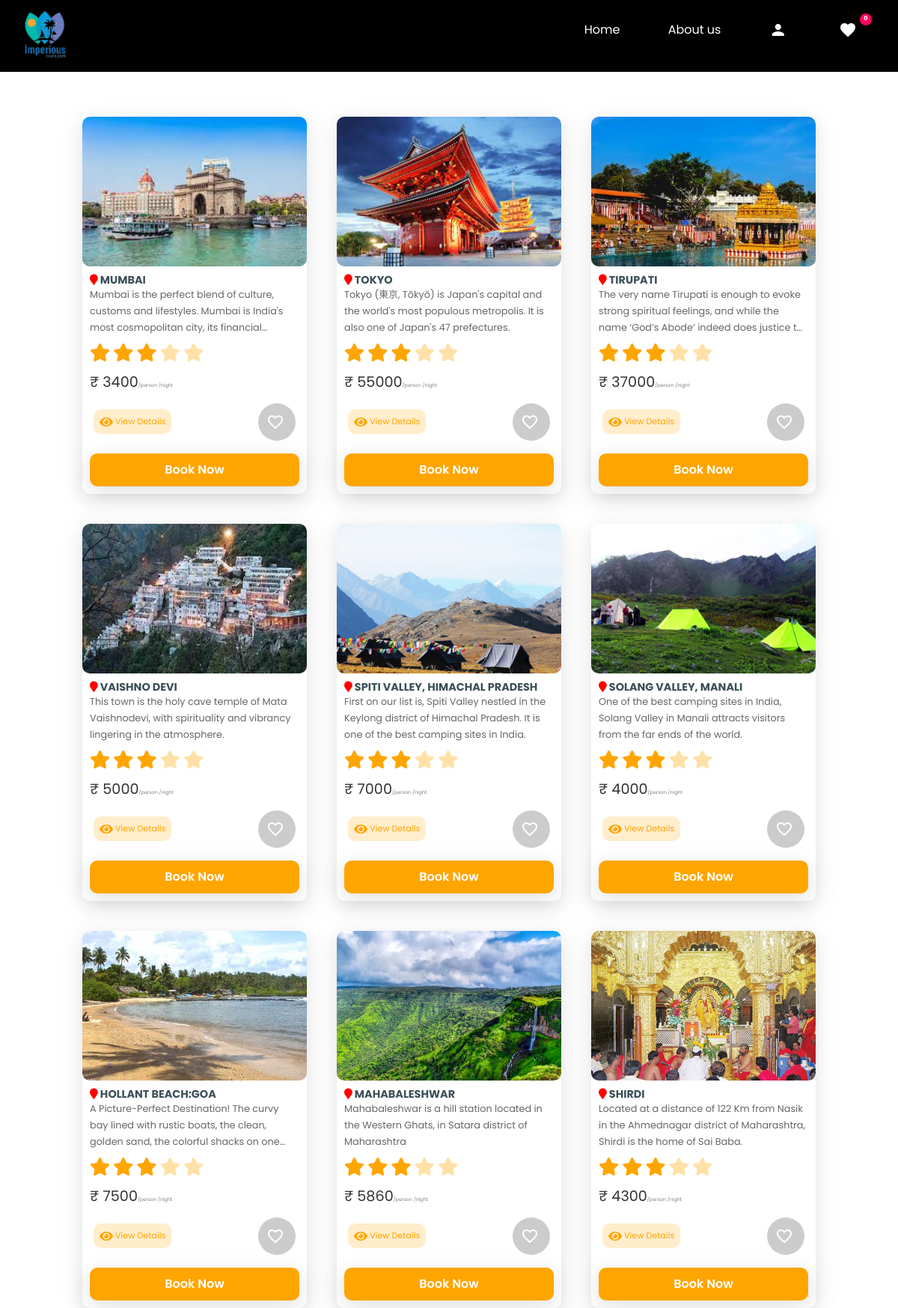
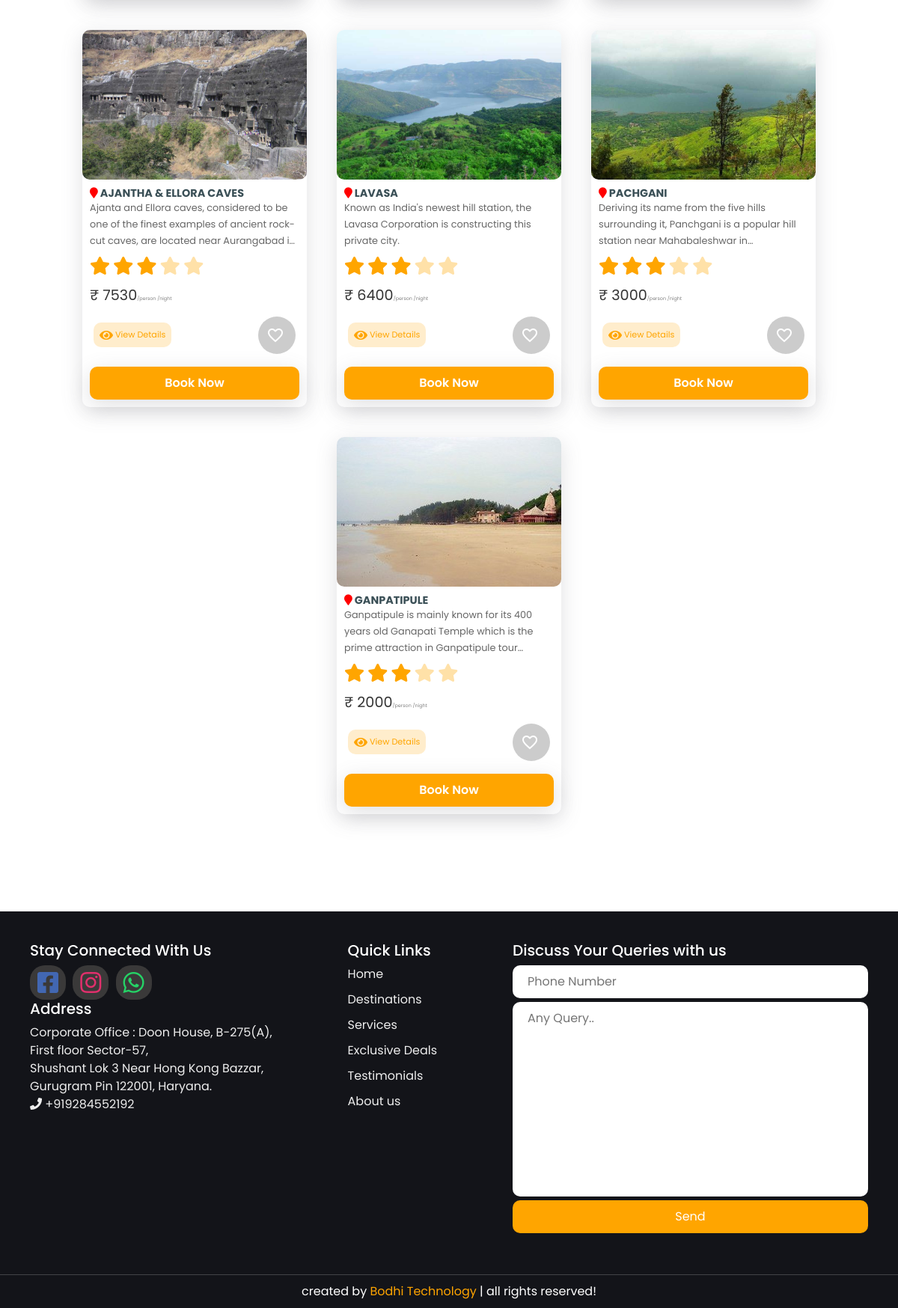
/templates/viewmore, run on the app's committed database (2 pictures, top to bottom).
### tables this page shows
CREATE TABLE `package` (
  `id` int(11) NOT NULL,
  `packageName` varchar(255) NOT NULL,
  `packageDesc` varchar(255) NOT NULL,
  `packagePrice` int(11) NOT NULL,
  `discount` float NOT NULL,
  `disType` varchar(10) NOT NULL,
  `packageType` int(11) NOT NULL,
  `packagePhoto` varchar(255) NOT NULL
);

### templates/include/functions.inc.php (called while the page is built, shortened)
    <?php
function getFavourites(){
    $fav_array=array();
return $fav_array;
}
?>

### templates/viewmore.php (the view, shortened to what this page needs)
<?php
  include 'user_header.php';
?>
<section class="packages mt-3" id="packages">
   <div class="box-container mt-5">
            <?php
            $packages=mysqli_query($con,"select * from package");
             if(mysqli_num_rows($packages)>0){
               while ($pckgRow=mysqli_fetch_assoc($packages)) {
                ?>
          <div class="box">
             <img src="<?php echo SITE_PACKAGE_IMAGE.$pckgRow['packagePhoto'];  ?>" alt="">
              <div class="content">
                  <h4><i id="map" class="fa fa-map-marker"></i> <?php  echo $pckgRow['packageName']; ?> </h4>
                  <p><?php  echo $pckgRow['packageDesc']; ?></p>
                  <div class="stars">
                      <i class="fa fa-star checked"></i>
                      <i class="fa fa-star checked"></i>
                      <i class="fa fa-star checked"></i>
                      <i class="fa fa-star "></i>
                      <i class="fa fa-star "></i>
                  </div>
                  <div class="price">&#8377; <?php  echo $pckgRow['packagePrice']; ?><span style="font-size: .4rem;color:gray;">/person /night</span></div>
                  <div class="view-like">
                    <a class="view-details" href="<?php echo SITE_PATH.'templates/'; ?>viewDetails/<?php echo $pckgRow['id'];  ?>"><i class="fa fa-eye"></i> View Details</a>
                    <div class="like-wrapper">
                      <a href="javascript:void(0);" class="like-button <?php
                        $active='add';
                        ?>" onclick="manageFav('<?php echo $pckgRow['id']; ?>','<?php echo $active; ?>')" >
                        <i class="material-icons not-liked bouncy">favorite_border</i>
                      </a>
                  </div>
                  </div>
                  <?php
                      if(isset($_SESSION['CURRENT_USER_ID'])){
                  ?>
                  <a href="<?php echo SITE_PATH.'templates/'; ?>bookTour/<?php echo $pckgRow['id'];  ?>"><button class="book-btn">Book Now</button></a>
                      <?php
                    }
                    else{
                      ?>
                       <a href="<?php echo SITE_PATH.'templates/'; ?>login"><button class="book-btn">Book Now</button></a>
                      <?php
                    }
                  ?>
              </div>
          </div>
          <?php
                }
              }
                ?>
</section>
<?php
  include 'user_footer.php';
?>

### templates/user_header.php (shortened to what this page needs)
<?php
include 'include/functions.inc.php';
$favArray=getFavourites();
$fav_count=count($favArray);
?>
<!DOCTYPE html PUBLIC "-//W3C//DTD HTML 4.01 Transitional//EN" "http://www.w3.org/TR/html4/loose.dtd">
<html lang="en">
<head>
    <link rel="stylesheet" href="<?php echo SITE_PATH; ?>asset/css_user/home-css.css"/>
<link rel="stylesheet" href="https://cdnjs.cloudflare.com/ajax/libs/font-awesome/4.7.0/css/font-awesome.min.css">
<link rel="stylesheet" href="https://cdnjs.cloudflare.com/ajax/libs/normalize/5.0.0/normalize.min.css">
<link rel='stylesheet' href='https://cdnjs.cloudflare.com/ajax/libs/Swiper/4.3.3/css/swiper.css'>
<link rel="stylesheet" href="<?php echo SITE_PATH; ?>asset/css_user/style.css">
 <link rel="stylesheet" href="<?php echo SITE_PATH; ?>asset/css_user/destination-details-css.css"/>
    <link rel="stylesheet" href="..\asset\css_user\home-css.css"/>
<link rel="stylesheet" href="https://cdnjs.cloudflare.com/ajax/libs/font-awesome/4.7.0/css/font-awesome.min.css">
<link rel="stylesheet" href="https://unpkg.com/aos@next/dist/aos.css" />
<link rel="stylesheet" href="https://cdnjs.cloudflare.com/ajax/libs/font-awesome/4.7.0/css/font-awesome.min.css">
<link rel="stylesheet" href="<?php echo SITE_PATH; ?>asset/bootstrap.min.css">
    <link rel="stylesheet" href="https://unpkg.com/swiper/swiper-bundle.min.css" />
    <link rel="stylesheet" href="https://cdnjs.cloudflare.com/ajax/libs/font-awesome/5.15.3/css/all.min.css">
<link rel='stylesheet' href='https://cdnjs.cloudflare.com/ajax/libs/OwlCarousel2/2.1.1/assets/owl.carousel.min.css'>
<link rel='stylesheet' href='https://themes.audemedia.com/html/goodgrowth/css/owl.theme.default.min.css'>
<link rel="stylesheet" href="<?php echo SITE_PATH; ?>asset\css_user\home-css.css">
</head>
<body>
  <nav class="navbar">
    <div class="logo">
        <img src="<?php echo SITE_PATH; ?>asset/logo/apple-touch-icon.png">
    </div>
    <ul class="nav-menu">
        <li class="nav-item"><a href="<?php echo SITE_PATH; ?>">Home</a></li>
        <li class="nav-item"><a href="#about">About us</a></li>
        <li class="nav-item"><a href="<?php if(isset($_SESSION['CURRENT_USER_ID'])){
            echo SITE_PATH."templates/user_panel/profile";
        }else{
            echo SITE_PATH."templates/login";
        } ?>">
        <?php if(isset($_SESSION['CURRENT_USER_ID']))
              { ?>Hi, <?php echo getCurrentUserName(); }
              else{
                ?>
        <i class="material-icons">person</i>
                <?php
              }
        ?>
        </a></li>
        <li class="nav-item" style="position: relative;"><a href="<?php echo SITE_PATH; ?>templates/favourites"> <i class="material-icons is-liked bouncy">favorite</i></a> <span id="favItems" class="count"><?php echo $fav_count; ?></li>
    </ul>
</nav>

### templates/user_footer.php (shortened to what this page needs)
<footer class="footer">
  <div class="box-container">
    <div class="box">
      <h5>Stay Connected With Us</h5>
      <?php
        $adminSocial=mysqli_fetch_assoc(mysqli_query($con,"select * from admin"));
        $fb="";
        $insta="";
        $whatsapp="";
        $phone="";
        if($adminSocial>0){
          $phone=$adminSocial['phone'];
          $fb=$adminSocial['fb'];
          $insta=$adminSocial['insta'];
          $whatsapp=$adminSocial['whatsapp'];
        }
      ?>
      <a href="<?php echo $fb;  ?>" target="_blank" class="d-inline">
      <i id="s-icon" class="fab fa-facebook-square" style="color:#4267B2"></i> </a>
      <a href="<?php echo $insta;  ?>" target="_blank" class="d-inline">
        <i  id="s-icon" class="fab fa-instagram" style="color:#e1306c"></i>
      </a>
      <a href="https://wa.me/+91<?php echo $whatsapp;  ?>" target="_blank" class="d-inline">
        <i  id="s-icon" class="fab fa-whatsapp"  style="color:#25D366"></i>
      </a>
      <h5>Address</h5>
      <p class="address">
        Corporate Office :
        Doon House, B-275(A),<br>First floor Sector-57,<br>Shushant Lok 3 Near Hong Kong Bazzar,<br>Gurugram Pin 122001, Haryana.
       <br><i class="fa fa-phone"></i> +91<?php echo $phone;  ?></p>
    </div>
      <div class="box">
        <h5>Quick Links</h5>
        <a href="<?php echo SITE_PATH; ?>">Home</a>
        <a href="<?php echo SITE_PATH; ?>#packages">Destinations</a>
        <a href="<?php echo SITE_PATH; ?>#services">Services</a>
        <a href="<?php echo SITE_PATH; ?>#offers">Exclusive Deals</a>
        <a href="<?php echo SITE_PATH; ?>#review">Testimonials</a>
        <a href="<?php echo SITE_PATH; ?>#about">About us</a>
      </div>
      <div class="box">
        <h5>Discuss Your Queries with us</h5>
        <form method="POST" action="">
          <input type="text" name="phone" id="phone" placeholder="Phone Number" required>
          <textarea name="query" id="query" cols="30" rows="10" placeholder="Any Query.." required></textarea>
          <button class="query-btn"  type="submit" name="submitQuery">Send</button>
        </form>
        </div>
  </div>
  <p class="credit"> created by <span> Bodhi Technology </span> | all rights reserved! </p>
</footer>
</body>
</html>

### asset/css_user/destination-details-css.css (style rules this page uses)
* { margin: 0; padding: 0; box-sizing: border-box; }
html { scroll-behavior: smooth; }
body { font-family: Poppins; margin: 0; padding: 0; background-color: #fff; animation: fadeInAnimation ease 3s; }
.material-icons { vertical-align: middle; margin-right: 5px; }

### data on the page
package: packagePhoto (picture), packageName "MUMBAI", packageDesc "Mumbai is the perfect blend of culture, customs and lifestyles. Mumbai is India's most cosmopolitan city, its…", packagePrice "3400"
package: packagePhoto (picture), packageName "TOKYO", packageDesc "Tokyo (東京, Tōkyō) is Japan's capital and the world's most populous metropolis. It is also one of Japan's 47 prefectures.", packagePrice "55000"
package: packagePhoto (picture), packageName "TIRUPATI", packageDesc "The very name Tirupati is enough to evoke strong spiritual feelings, and while the name ‘God’s Abode’ indeed does justice…", packagePrice "37000"
package: packagePhoto (picture), packageName "VAISHNO DEVI", packageDesc "This town is the holy cave temple of Mata Vaishnodevi, with spirituality and vibrancy lingering in the atmosphere.", packagePrice "5000"
package: packagePhoto (picture), packageName "SPITI VALLEY, HIMACHAL PRADESH", packageDesc "First on our list is, Spiti Valley nestled in the Keylong district of Himachal Pradesh. It is one of the best camping sites in India.", packagePrice "7000"
package: packagePhoto (picture), packageName "SOLANG VALLEY, MANALI", packageDesc "One of the best camping sites in India, Solang Valley in Manali attracts visitors from the far ends of the world.", packagePrice "4000"
package: packagePhoto (picture), packageName "HOLLANT BEACH:GOA", packageDesc "A Picture-Perfect Destination! The curvy bay lined with rustic boats, the clean, golden sand, the colorful shacks on…", packagePrice "7500"
package: packagePhoto (picture), packageName "MAHABALESHWAR", packageDesc "Mahabaleshwar is a hill station located in the Western Ghats, in Satara district of Maharashtra", packagePrice "5860"
package: packagePhoto (picture), packageName "SHIRDI", packageDesc "Located at a distance of 122 Km from Nasik in the Ahmednagar district of Maharashtra, Shirdi is the home of Sai Baba.", packagePrice "4300"
package: packagePhoto (picture), packageName "AJANTHA & ELLORA CAVES", packageDesc "Ajanta and Ellora caves, considered to be one of the finest examples of ancient rock-cut caves, are located near Aurangabad…", packagePrice "7530"
package: packagePhoto (picture), packageName "LAVASA", packageDesc "Known as India's newest hill station, the Lavasa Corporation is constructing this private city.", packagePrice "6400"
package: packagePhoto (picture), packageName "PACHGANI", packageDesc "Deriving its name from the five hills surrounding it, Panchgani is a popular hill station near Mahabaleshwar…", packagePrice "3000"
package: packagePhoto (picture), packageName "GANPATIPULE", packageDesc "Ganpatipule is mainly known for its 400 years old Ganapati Temple which is the prime attraction in Ganpatipule…", packagePrice "2000"

### other printed values
$fav_count "0"
$phone "9284552192"
